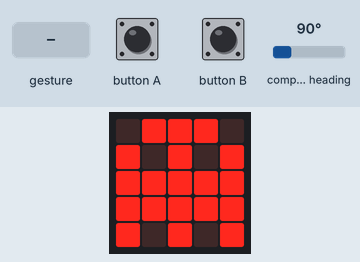
Simulated run of this program. Board: BBC micro:bit (MakeCode). Parts: the board's 5×5 LED display. The test bench sets the inputs (shaded band); at power-on: compass heading 90°. A tilt is held for 1.5 s and a shake lasts 1 s, then the board lies face up again; the compass is already calibrated.

Above: at 1.8 s.
1.9 s: button B pressed for 0.15 s
At 2.6 s:
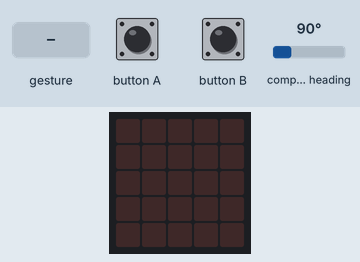
3.5 s: gesture 'tilt left'
At 4.4 s:
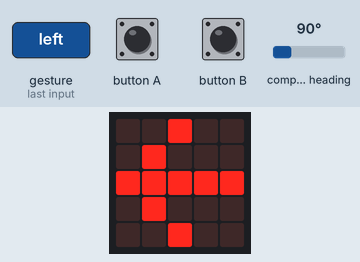
5.1 s: gesture 'logo up'
At 5.6 s:
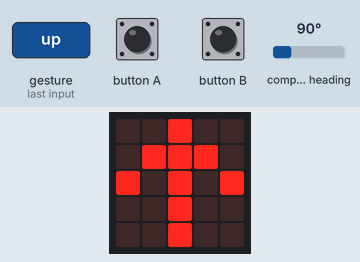
6.6 s: gesture 'logo down'
At 7.9 s:
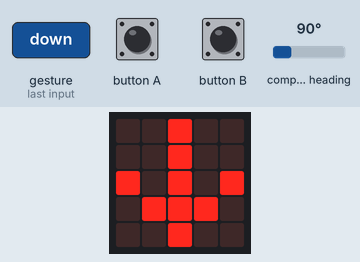
8.2 s: gesture 'tilt right'
At 9.1 s:
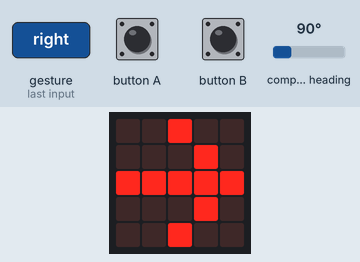
Timing chart, 0 to 10.7 s (numbered marks = the images above; inputs shaded):
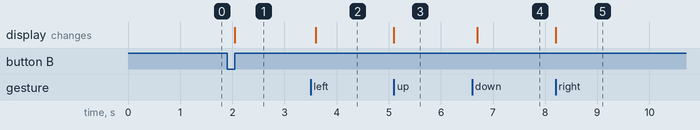

Measured:
- after the input at 1.9 s, the display: changes after 0.15 s (image 1)
- after the input at 3.5 s, the display: changes after 0.10 s (image 2)
- after the input at 5.1 s, the display: changes at once (image 3)
- after the input at 6.6 s, the display: changes after 0.10 s (image 4)
- after the input at 8.2 s, the display: changes at once (image 5)

The program:

main.ts
```typescript
input.onGesture(Gesture.TiltLeft, function () {
    basic.showLeds(`
        . . # . .
        . # . . .
        # # # # #
        . # . . .
        . . # . .
        `)
})
input.onButtonPressed(Button.A, function () {
    input.calibrateCompass()
})
input.onGesture(Gesture.LogoUp, function () {
    basic.showLeds(`
        . . # . .
        . # # # .
        # . # . #
        . . # . .
        . . # . .
        `)
})
input.onButtonPressed(Button.B, function () {
    basic.showArrow(input.compassHeading())
})
input.onGesture(Gesture.LogoDown, function () {
    basic.showLeds(`
        . . # . .
        . . # . .
        # . # . #
        . # # # .
        . . # . .
        `)
})
input.onGesture(Gesture.TiltRight, function () {
    basic.showLeds(`
        . . # . .
        . . . # .
        # # # # #
        . . . # .
        . . # . .
        `)
})
basic.showIcon(IconNames.Ghost)
basic.forever(function () {

})
```

test.ts
```typescript
// testes vão aqui; isto não será compilado quando este pacote for usado como uma extensão.
```
